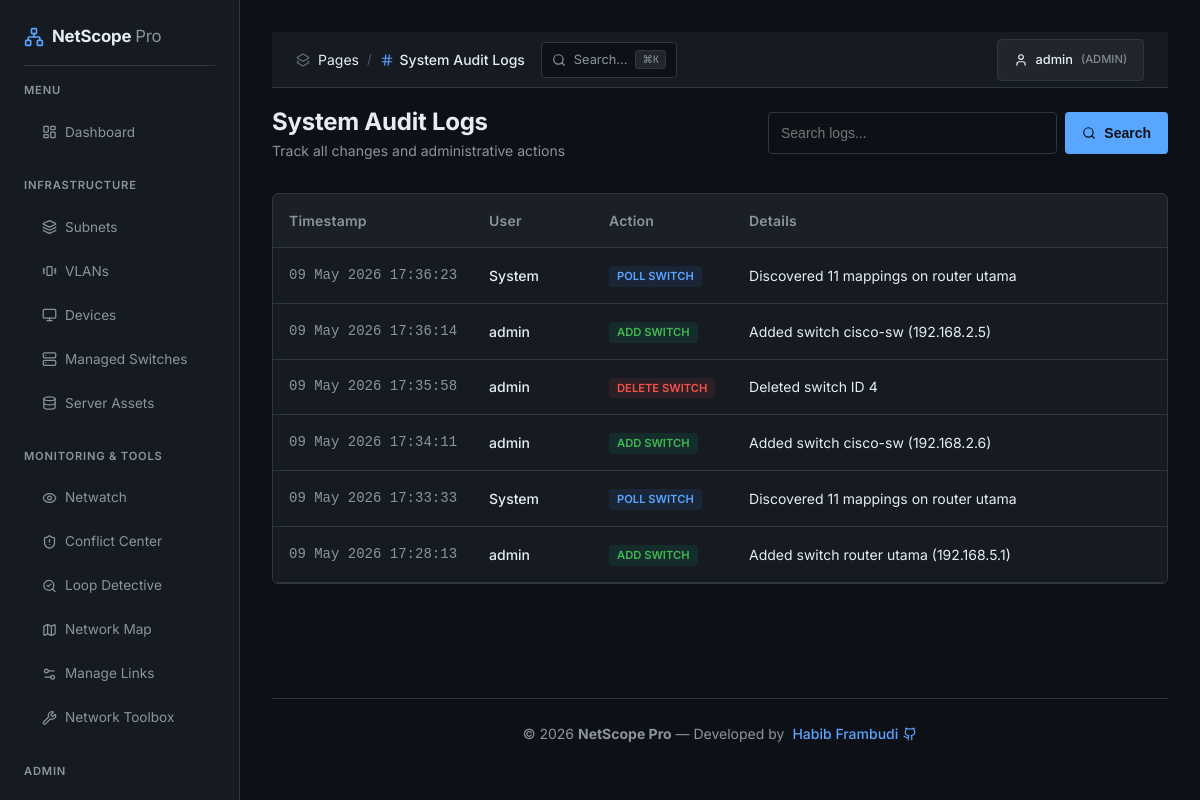
Page /logs.php (signed in) on the committed database.
### tables this page shows
CREATE TABLE IF NOT EXISTS `audit_logs` (
  `id` int(11) NOT NULL AUTO_INCREMENT,
  `user_id` int(11) DEFAULT NULL,
  `action` varchar(100) NOT NULL,
  `target_type` varchar(50) DEFAULT NULL,
  `target_id` int(11) DEFAULT NULL,
  `details` text DEFAULT NULL,
  `created_at` timestamp NOT NULL DEFAULT current_timestamp(),
  PRIMARY KEY (`id`),
  KEY `idx_created_at` (`created_at`)
);

CREATE TABLE IF NOT EXISTS `users` (
  `id` int(11) NOT NULL AUTO_INCREMENT,
  `username` varchar(50) NOT NULL,
  `password` varchar(255) NOT NULL,
  `email` varchar(100) DEFAULT NULL,
  `role` enum('admin','user','viewer') NOT NULL DEFAULT 'viewer',
  `created_at` timestamp NOT NULL DEFAULT current_timestamp(),
  PRIMARY KEY (`id`),
  UNIQUE KEY `username` (`username`)
);

### includes/config.php (called while the page is built, shortened)
<?php
function is_admin() {
    return isset($_SESSION['role']) && $_SESSION['role'] === 'admin';
}

### logs.php (the view, shortened to what this page needs)
<?php
require_once 'includes/config.php';
$db = get_db_connection();
$page = isset($_GET['page']) ? (int)$_GET['page'] : 1;
$limit = 50;
$offset = ($page - 1) * $limit;
$search = $_GET['search'] ?? '';
$where_clause = "";
$params = [];
$stmt = $db->prepare("SELECT a.*, u.username FROM audit_logs a LEFT JOIN users u ON a.user_id = u.id $where_clause ORDER BY a.created_at DESC LIMIT $limit OFFSET $offset");
$stmt->execute($params);
$logs = $stmt->fetchAll();
$page_title = 'System Audit Logs';
include 'includes/header.php';
?>
<div class="page-header">
    <div>
        <h1 style="font-size: 1.5rem;">System Audit Logs</h1>
        <p style="color: var(--text-muted); font-size: 0.875rem;">Track all changes and administrative actions</p>
    </div>
    <form action="" method="GET" style="display: flex; gap: 0.5rem; flex-wrap: wrap; width: 100%; max-width: 400px; justify-content: flex-end;">
        <input type="text" name="search" value="<?php echo htmlspecialchars($search); ?>" placeholder="Search logs..." class="input-control" style="flex: 1; min-width: 200px;">
        <button type="submit" class="btn btn-primary"><i data-lucide="search" style="width: 14px;"></i> Search</button>
    </form>
</div>
<div class="card" style="padding: 0; overflow: hidden;">
    <div class="table-responsive">
        <table style="width: 100%; border-collapse: collapse; text-align: left;">
            <thead>
                <tr style="border-bottom: 1px solid var(--border); background: rgba(255,255,255,0.02);">
                    <th style="padding: 1rem; color: var(--text-muted); font-size: 0.875rem; width: 180px;">Timestamp</th>
                    <th style="padding: 1rem; color: var(--text-muted); font-size: 0.875rem; width: 120px;">User</th>
                    <th style="padding: 1rem; color: var(--text-muted); font-size: 0.875rem; width: 140px;">Action</th>
                    <th style="padding: 1rem; color: var(--text-muted); font-size: 0.875rem;">Details</th>
                </tr>
            </thead>
            <tbody>
                <?php foreach ($logs as $log): ?>
                <tr style="border-bottom: 1px solid var(--border); transition: background 0.2s ease;">
                    <td style="padding: 1rem; font-size: 0.875rem; color: var(--text-muted); font-family: monospace; white-space: nowrap;">
                        <?php echo date('d M Y H:i:s', strtotime($log['created_at'])); ?>
                    </td>
                    <td style="padding: 1rem;">
                        <span style="font-size: 0.875rem; font-weight: 500;"><?php echo htmlspecialchars($log['username'] ?? 'System'); ?></span>
                    </td>
                    <td style="padding: 1rem;">
                        <?php
                            $badge_bg = 'rgba(59, 130, 246, 0.1)';
                            $badge_color = 'var(--primary)';
                            if (strpos($log['action'], 'delete') !== false) { $badge_bg = 'rgba(239, 68, 68, 0.1)'; $badge_color = 'var(--danger)'; }
                            if (strpos($log['action'], 'add') !== false) { $badge_bg = 'rgba(16, 185, 129, 0.1)'; $badge_color = 'var(--success)'; }
                        ?>
                        <span style="display: inline-block; padding: 2px 8px; border-radius: 4px; font-size: 0.7rem; font-weight: 600; text-transform: uppercase; background: <?php echo $badge_bg; ?>; color: <?php echo $badge_color; ?>; white-space: nowrap;">
                            <?php echo str_replace('_', ' ', $log['action']); ?>
                        </span>
                    </td>
                    <td style="padding: 1rem; font-size: 0.875rem; color: var(--text);">
                        <?php echo htmlspecialchars($log['details']); ?>
                    </td>
                </tr>
                <?php endforeach; ?>
            </tbody>
        </table>
    </div>
</div>
<?php include 'includes/footer.php'; ?>

### includes/header.php (shortened to what this page needs)
<!DOCTYPE html>
<html lang="en">
<head>
    <link rel="stylesheet" href="assets/css/style.css?v=<?php echo APP_VERSION; ?>">
</head>
<body>
    <div class="app-container">
        <?php include 'sidebar.php'; ?>
        <main class="main-content">
            <header class="top-header">
                <div style="display: flex; align-items: center; gap: 1rem;">
                    <div class="breadcrumb" style="display: flex; align-items: center; gap: 8px;">
                        <i data-lucide="layers-2" style="width: 14px; color: var(--text-muted); opacity: 0.7;"></i>
                        <span class="text-muted">Pages</span>
                        <span style="opacity: 0.3; font-size: 0.8rem;">/</span>
                        <span style="display: flex; align-items: center; gap: 6px; font-weight: 500;">
                            <?php
                            $icon_map = [
                                'Dashboard' => 'layout-dashboard',
                                'Reports' => 'bar-chart-3',
                                'Subnets' => 'layers',
                                'Devices' => 'monitor',
                                'Managed Switches' => 'server',
                                'Topology' => 'map',
                                'Conflict Center' => 'shield-alert',
                                'Loop Detective' => 'search-check'
                            ];
                            $current_icon = $icon_map[$page_title] ?? 'hash';
                            ?>
                            <i data-lucide="<?php echo $current_icon; ?>" style="width: 14px; color: var(--primary);"></i>
                            <?php echo isset($page_title) ? $page_title : 'Dashboard'; ?>
                        </span>
                    </div>
                    <div class="search-trigger" onclick="openSearch()" style="background: var(--background); border: 1px solid var(--border); padding: 5px 10px; border-radius: var(--radius-sm); display: flex; align-items: center; gap: 8px; cursor: pointer; transition: border-color 0.15s;">
                        <i data-lucide="search" style="width: 14px; color: var(--text-muted);"></i>
                        <span style="color: var(--text-muted); font-size: 0.8rem;">Search...</span>
                        <kbd style="background: var(--surface-light); border: 1px solid var(--border); color: var(--text-muted); padding: 1px 6px; border-radius: 3px; font-size: 0.65rem; font-family: 'JetBrains Mono', monospace;">⌘K</kbd>
                    </div>
                </div>
                <div class="user-menu">
                    <span class="btn btn-secondary" style="font-size: 0.8rem; gap: 8px;">
                        <i data-lucide="user" style="width: 14px;"></i>
                        <?php echo $_SESSION['username'] ?? 'User'; ?>
                        <span style="opacity: 0.5; font-size: 0.7rem;">(<?php echo strtoupper($_SESSION['role'] ?? 'viewer'); ?>)</span>
                    </span>
                </div>
            </header>
            <div class="content-wrapper mt-4">

### includes/sidebar.php (shortened to what this page needs)
<aside class="sidebar">
    <div class="sidebar-logo" style="display: flex; align-items: center; gap: 8px;">
        <i data-lucide="network" style="color: var(--primary); width: 20px;"></i>
        <h2 style="font-size: 1.05rem; font-weight: 700; color: var(--text); letter-spacing: -0.01em;">NetScope <span style="color: var(--text-muted); font-weight: 400;">Pro</span></h2>
    </div>
    <nav class="sidebar-nav">
        <?php
        $current = basename($_SERVER['PHP_SELF']);
        $menu_groups = [
            'Menu' => [
                ['index', 'layout-dashboard', 'Dashboard']
            ],
            'Infrastructure' => [
                ['subnets', 'layers', 'Subnets'],
                ['vlans', 'vibrate', 'VLANs'],
                ['devices', 'monitor', 'Devices'],
                ['switches', 'server', 'Managed Switches'],
                ['server-assets', 'database', 'Server Assets'],
            ],
            'Monitoring & Tools' => [
                ['netwatch', 'eye', 'Netwatch'],
                ['conflicts', 'shield-alert', 'Conflict Center'],
                ['loop-detective', 'search-check', 'Loop Detective'],
                ['topology', 'map', 'Network Map'],
                ['topology-manager', 'settings-2', 'Manage Links'],
                ['tools', 'wrench', 'Network Toolbox'],
            ]
        ];
        foreach ($menu_groups as $group_label => $items):
        ?>
            <p class="section-label" style="margin: <?php echo $group_label === 'Menu' ? '0' : '1.5rem'; ?> 0 0.75rem;"><?php echo $group_label; ?></p>
            <ul style="display: flex; flex-direction: column; gap: 2px;">
            <?php
            foreach ($items as $item):
                $is_active = ($current == $item[0] . '.php');
            ?>
            <li>
                <a href="<?php echo $item[0]; ?>" class="btn <?php echo $is_active ? 'active' : ''; ?>" style="width: 100%; justify-content: flex-start; background: <?php echo $is_active ? 'var(--surface-light)' : 'transparent'; ?>; border-left: 2px solid <?php echo $is_active ? 'var(--primary)' : 'transparent'; ?>; color: <?php echo $is_active ? 'var(--text)' : 'var(--text-muted)'; ?>; font-weight: <?php echo $is_active ? '500' : '400'; ?>;">
                    <i data-lucide="<?php echo $item[1]; ?>" style="width: 15px;"></i> <?php echo $item[2]; ?>
                </a>
            </li>
            <?php endforeach; ?>
            </ul>
        <?php endforeach; ?>
        <?php if (is_admin()): ?>
        <p class="section-label" style="margin: 1.5rem 0 0.75rem;">Admin</p>
        <ul style="display: flex; flex-direction: column; gap: 2px;">
            <?php
            $admin_items = [
                ['users', 'users', 'User Management'],
                ['logs', 'scroll', 'Audit Logs'],
                ['settings', 'settings', 'System Settings'],
            ];
            foreach ($admin_items as $item):
                $is_active = ($current == $item[0] . '.php');
            ?>
            <li>
                <a href="<?php echo $item[0]; ?>" class="btn <?php echo $is_active ? 'active' : ''; ?>" style="width: 100%; justify-content: flex-start; background: <?php echo $is_active ? 'var(--surface-light)' : 'transparent'; ?>; border-left: 2px solid <?php echo $is_active ? 'var(--primary)' : 'transparent'; ?>; color: <?php echo $is_active ? 'var(--text)' : 'var(--text-muted)'; ?>; font-weight: <?php echo $is_active ? '500' : '400'; ?>;">
                </a>
            </li>
            <?php endforeach; ?>
        </ul>
        <?php endif; ?>
    </nav>
</aside>

### includes/footer.php (shortened to what this page needs)
            </div>
            <footer class="app-footer">
                <div style="display: flex; align-items: center; justify-content: center; gap: 8px;">
                    <span>&copy; <?php echo date('Y'); ?> <b><?php echo APP_NAME; ?></b> — Developed by </span>
                    <a href="https://github.com/frambudi75" target="_blank" style="display: flex; align-items: center; gap: 5px; color: var(--primary);">
                         Habib Frambudi
                    </a>
                </div>
            </footer>
        </main>
    </div>
</body>
</html>

### assets/css/style.css (style rules this page uses)
:root { color-scheme: dark; --primary: #58a6ff; --primary-hover: #79b8ff; --secondary: #8b949e; --success: #3fb950; --warning: #d29922; --danger: #f85149; --background: #0d1117; --surface: #161b22; --surface-light: #21262d; --text: #e6edf3; --text-muted: #8b949e; --border: #30363d; --sidebar-width: 240px; --header-height: 56px; --radius: 6px; --radius-sm: 4px; --shadow: 0 1px 3px rgba(0, 0, 0, 0.3); --glass: #161b22; --chart-height: 320px; --brand-soft: rgba(88, 166, 255, 0.12); --warning-soft: rgba(210, 153, 34, 0.12); --success-soft: rgba(63, 185, 80, 0.12); --danger-soft: rgba(248, 81, 73, 0.12); --badge-bg: rgba(139, 148, 158, 0.15); }
* { margin: 0; padding: 0; box-sizing: border-box; scrollbar-width: thin; scrollbar-color: rgba(255, 255, 255, 0.22) transparent; }
html { color-scheme: dark; scrollbar-width: thin; scrollbar-color: rgba(255, 255, 255, 0.22) transparent; }
html, body { height: 100%; }
body { font-family: 'Inter', -apple-system, BlinkMacSystemFont, sans-serif; background-color: var(--background); color: var(--text); line-height: 1.5; overflow-x: hidden; display: flex; flex-direction: column; font-size: 14px; }
a { text-decoration: none; color: inherit; transition: all 0.2s ease; }
ul { list-style: none; }
.app-container { display: flex; min-height: 100vh; }
.sidebar { width: var(--sidebar-width); background: var(--surface); border-right: 1px solid var(--border); padding: 1.5rem; position: fixed; height: 100vh; overflow-y: auto; z-index: 1000; transition: transform 0.3s ease; scrollbar-width: thin; scrollbar-color: rgba(255, 255, 255, 0.12) transparent; }
.main-content { flex: 1; margin-left: var(--sidebar-width); padding: 2rem; min-width: 0; transition: margin-left 0.3s ease; display: flex; flex-direction: column; min-height: 100vh; animation: fadeIn 0.4s ease-out; }
.content-wrapper { flex: 1; }
.app-footer { padding: 1.5rem 0; border-top: 1px solid var(--border); margin-top: auto; text-align: center; color: var(--text-muted); font-size: 0.875rem; }
.app-footer a { color: var(--primary); font-weight: 500; }
.page-header { display: flex; justify-content: space-between; align-items: center; margin-bottom: 2rem; flex-wrap: wrap; gap: 1rem; }
.table-responsive { overflow-x: auto; width: 100%; -webkit-overflow-scrolling: touch; }
.top-header { height: var(--header-height); background: var(--surface); border-bottom: 1px solid var(--border); display: flex; align-items: center; justify-content: space-between; padding: 0 1.5rem; position: sticky; top: 0; z-index: 90; }
.card { background: var(--surface); border-radius: var(--radius); padding: 1.25rem; border: 1px solid var(--border); transition: border-color 0.15s ease; }
.btn { display: inline-flex; align-items: center; gap: 0.5rem; padding: 0.5rem 1rem; border-radius: var(--radius-sm); font-weight: 500; font-size: 0.875rem; cursor: pointer; border: 1px solid transparent; transition: background-color 0.15s ease, border-color 0.15s ease; }
.btn-primary { background: var(--primary); color: #0d1117; font-weight: 600; }
.btn-secondary { background: var(--surface-light); color: var(--text); border-color: var(--border); }
.input-control { width: 100%; padding: 0.5rem 0.75rem; background: var(--background); border: 1px solid var(--border); border-radius: var(--radius-sm); color: var(--text); outline: none; font-size: 0.875rem; transition: border-color 0.15s ease; }
.mt-4 { margin-top: 1rem; }
table { font-size: 0.875rem; }
th { font-weight: 600; letter-spacing: 0.2px; }
tbody tr { transition: background-color 0.1s ease; }
.sidebar { border-right: 1px solid var(--border); background: var(--surface); }
.sidebar .btn { color: var(--text-muted); font-size: 0.85rem; }
.sidebar-logo { padding-bottom: 1rem; border-bottom: 1px solid var(--border); margin-bottom: 1rem; }
h1 { font-size: 1.5rem; font-weight: 700; letter-spacing: -0.01em; }
h2 { font-size: 1.25rem; font-weight: 600; }
.section-label { font-size: 0.7rem; color: var(--text-muted); text-transform: uppercase; letter-spacing: 0.8px; font-weight: 600; }

### includes/sidebar.php (style rules this page uses)
.sidebar .btn { transition: all 0.3s ease; }

### rows in the picture
audit_logs: created_at "09 May 2026 17:36:23", username "System", action "POLL SWITCH", details "Discovered 11 mappings on router utama"
audit_logs: created_at "09 May 2026 17:36:14", user.username "admin", action "ADD SWITCH", details "Added switch cisco-sw (192.168.2.5)"
audit_logs: created_at "09 May 2026 17:35:58", user.username "admin", action "DELETE SWITCH", details "Deleted switch ID 4"
audit_logs: created_at "09 May 2026 17:34:11", user.username "admin", action "ADD SWITCH", details "Added switch cisco-sw (192.168.2.6)"
audit_logs: created_at "09 May 2026 17:33:33", username "System", action "POLL SWITCH", details "Discovered 11 mappings on router utama"
audit_logs: created_at "09 May 2026 17:28:13", user.username "admin", action "ADD SWITCH", details "Added switch router utama (192.168.5.1)"

### other values in the picture
$group_label "MENU"
$item[2] "Dashboard"
$group_label "INFRASTRUCTURE"
$item[2] "Subnets"
$item[2] "VLANs"
$item[2] "Devices"
$item[2] "Managed Switches"
$item[2] "Server Assets"
$group_label "MONITORING & TOOLS"
$item[2] "Netwatch"
$item[2] "Conflict Center"
$item[2] "Loop Detective"
$item[2] "Network Map"
$item[2] "Manage Links"
$item[2] "Network Toolbox"
